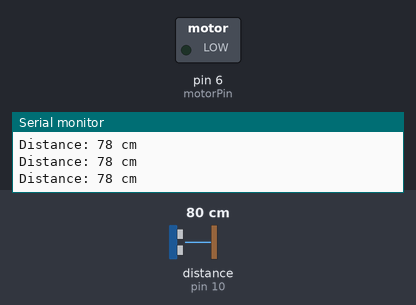
A sketch run on a simulated Arduino Uno, built with avr-gcc and run on an emulated ATmega328P. Shown: switched loads named in the sketch (green lamp = pin HIGH), the last lines printed to the serial monitor. Wiring (inferred from the names in the program): ultrasonic range finder: trigger pin 9; echo pin 10. The test bench sets the inputs (shaded band); at power-on: distance to the obstacle (sensor on pin 10) 80 cm. The echo pulse lasts 58.3 µs per cm; pins used as bus, display or sensor lines are not drawn.

Above: at 1.3 s.
1.4 s: distance to the obstacle (sensor on pin 10) set to 23 cm
2.9 s: distance to the obstacle (sensor on pin 10) set to 19 cm
At 3.7 s:
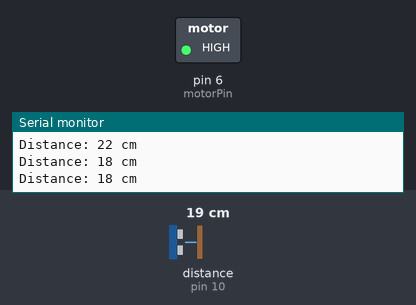
4.5 s: distance to the obstacle (sensor on pin 10) set to 35 cm
At 5.1 s:
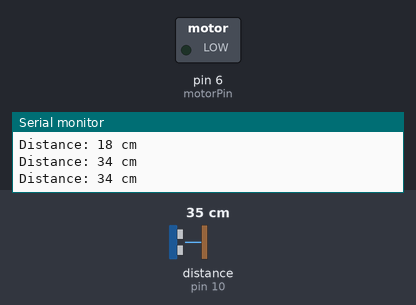
6.0 s: distance to the obstacle (sensor on pin 10) set to 2 cm
At 6.5 s:
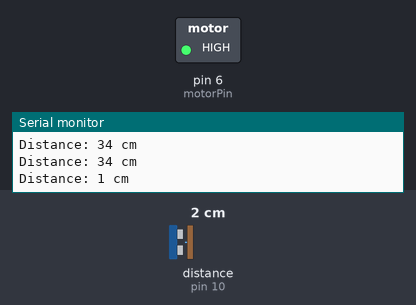
Timing chart, 0 to 8.5 s (numbered marks = the images above; inputs shaded):
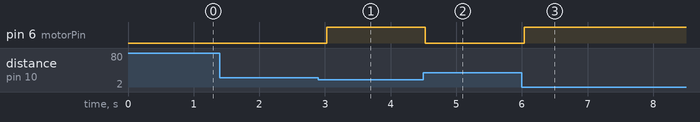

Measured:
- the behaviour switches between 21 and 20 cm on distance to the obstacle (sensor on pin 10) (found by bisection; images 0 and 1)
- after the input at 2.9 s, pin 6 (motorPin): LOW → HIGH after 0.12 s
- after the input at 4.5 s, pin 6 (motorPin): HIGH → LOW at once
- after the input at 6.0 s, pin 6 (motorPin): LOW → HIGH at once

The sketch:

22.example_ultrasonic_distance.ino
```cpp
#define trigPin 9
#define echoPin 10
#define motorPin 6

long duration;
int distance;

void setup() {
  pinMode(trigPin, OUTPUT);
  pinMode(echoPin, INPUT);
  pinMode(motorPin, OUTPUT);
  Serial.begin(9600);
}

void loop() {
  // Send a pulse to the ultrasonic sensor
  digitalWrite(trigPin, LOW);
  delayMicroseconds(2);
  digitalWrite(trigPin, HIGH);
  delayMicroseconds(10);
  digitalWrite(trigPin, LOW);

  // Read the duration of the pulse
  duration = pulseIn(echoPin, HIGH);

  // Calculate the distance (in cm)
  distance = duration * 0.034 / 2;

  // Display the distance on the serial monitor
  Serial.print("Distance: ");
  Serial.print(distance);
  Serial.println(" cm");

  // Control the motor based on distance
  if (distance < 20) {
    digitalWrite(motorPin, HIGH);  // Motor ON if object is closer than 20 cm
  } else {
    digitalWrite(motorPin, LOW);   // Motor OFF if object is farther than 20 cm
  }

  delay(500);
}
```
